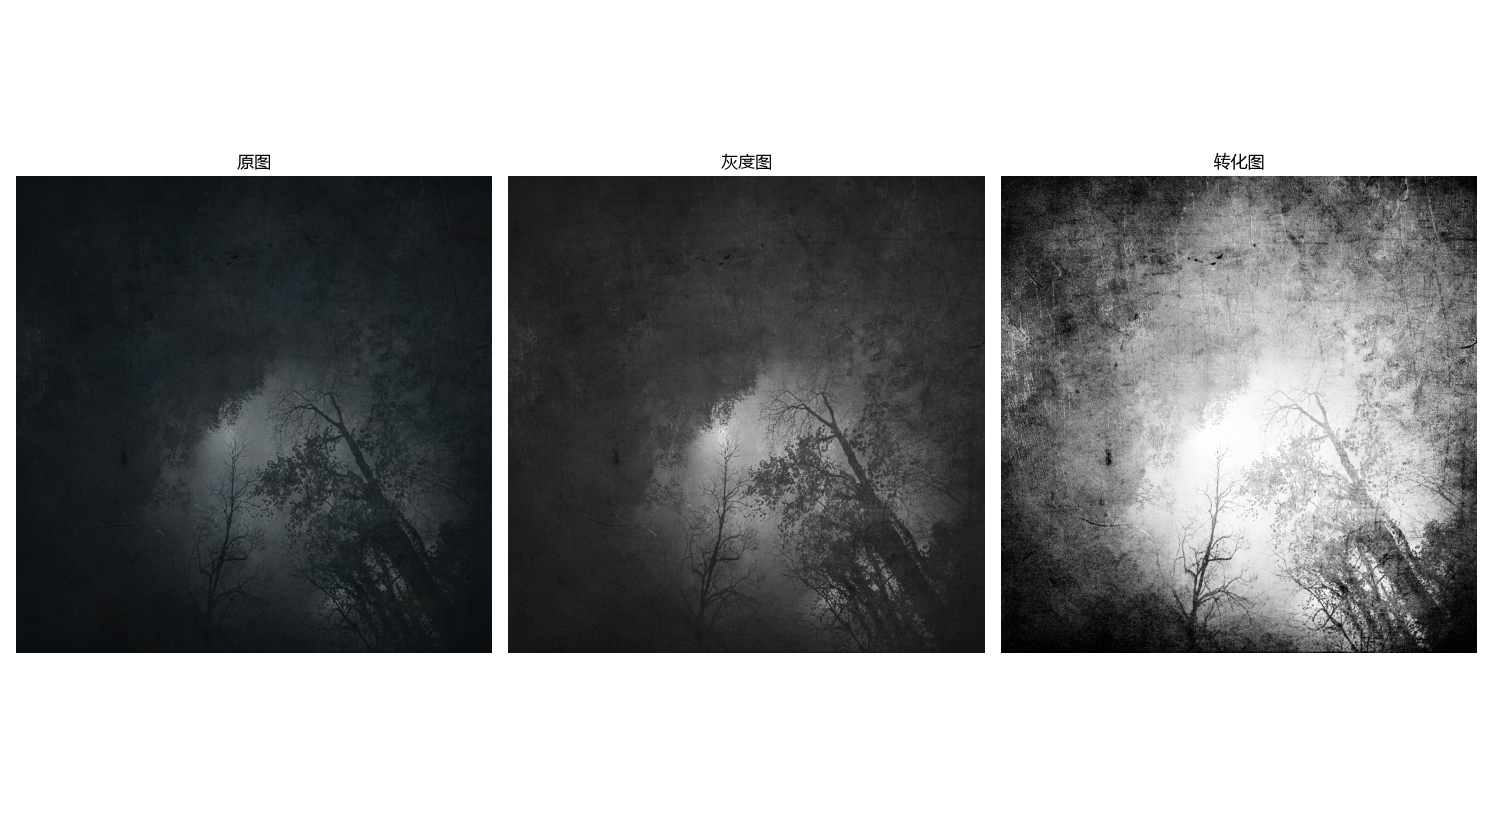

Here is the Python script that generated this plot:
import cv2
import numpy as np
import matplotlib.pyplot as plt
import numpy.typing as npt
from typing import cast

plt.rcParams["font.sans-serif"] = [
    "Microsoft YaHei", "SimHei", "Noto Sans CJK SC", "Arial Unicode MS", "DejaVu Sans"
]
plt.rcParams["axes.unicode_minus"] = False

"""手动实现CDF函数，输入uint8灰度图片，返回长256数字，表示映射关系"""
def CDF(gray: np.ndarray) -> np.ndarray:
    counts = np.bincount(gray.ravel(), minlength=256)  # 统计每个灰度值的像素数
    idx = np.flatnonzero(counts)  # 每个非零元素的下标
    if idx.size == 1:  # 纯色图片，保持原灰度不变
        return np.arange(256,1)
    lower = idx[0]  # 最低灰度值
    counts = np.cumsum(counts) / gray.size  # 每个位置表示亮度低于下标的像素的百分比
    return np.clip(
        np.round((counts - counts[lower]) / (1 - counts[lower]) * 255),
        a_min=0,
        a_max=255,
    ).astype(np.uint8)  # 将原像素亮度映射至0-255

# 以彩色模式读取图片（BGR格式）
image_color = cv2.imread("test.jpg", cv2.IMREAD_COLOR)
if image_color is None:
    raise FileNotFoundError("无法读取 test.jpg")

#BGR转为RGB
image_color=cv2.cvtColor(image_color, cv2.COLOR_BGR2RGB)

# 将彩色图片转换成灰度图 uint8
image_gray = cast(npt.NDArray[np.uint8],cv2.cvtColor(image_color, cv2.COLOR_RGB2GRAY))

# 用高级索引完成重映射
mapping = CDF(image_gray)
image_cvt = mapping[image_gray]

#可视化展示
fig, axes = plt.subplots(1, 3, figsize=(14, 9))

axes[0].imshow(image_color)
axes[0].set_title("原图")

axes[1].imshow(image_gray, cmap="gray")
axes[1].set_title("灰度图")

axes[2].imshow(image_cvt, cmap="gray")
axes[2].set_title("转化图")

for ax in axes.flat:
    ax.axis("off")

plt.tight_layout()
plt.show()
